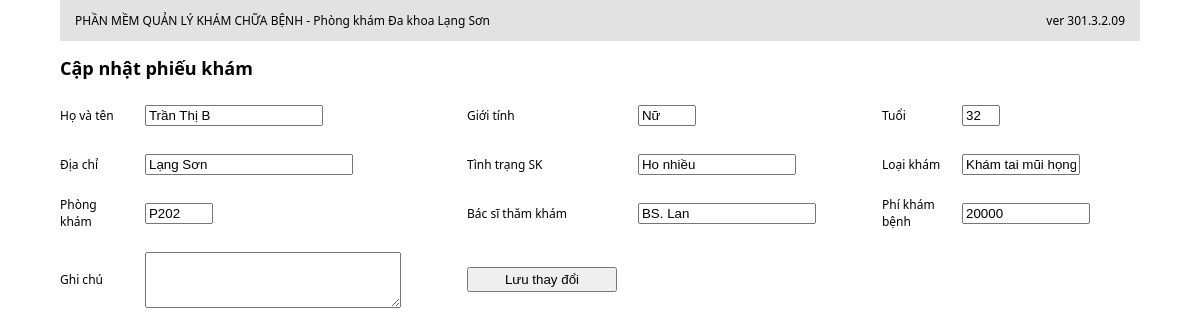
The page /mysqlx/update.php?mabn=2 on the database its author committed.
### tables this page shows
CREATE TABLE `dkykham` (
  `mabn` INT NOT NULL AUTO_INCREMENT,
  `ten` VARCHAR(100) NOT NULL,
  `gtinh` VARCHAR(100) NOT NULL,
  `tuoi` INT NOT NULL,
  `dchi` VARCHAR(100) NOT NULL,
  `skhoe` VARCHAR(100) NOT NULL,
  `lkham` VARCHAR(100) NOT NULL,
  `pkham` VARCHAR(100) NOT NULL,
  `bsi` VARCHAR(100) NOT NULL,
  `gchu` VARCHAR(100) NOT NULL,
  `tkham` DECIMAL(10,0) NOT NULL,
  PRIMARY KEY (`mabn`)
);

### mysqlx/update.php (the view, shortened to what this page needs)
<?php
include "connectest.php";
$mabn = ($_GET['mabn']);
$sql = mysqli_query($conn, "SELECT * FROM dkykham WHERE mabn = $mabn");
$row = mysqli_fetch_assoc($sql);
?>
<!DOCTYPE html>
<html lang="vi">
<head>
    <link rel="stylesheet" href="all.css">
    <link rel="stylesheet" href="form.css">
    <link rel="stylesheet" href="update.css">
</head>
<body>
    <div class="all">
        <div class="header">
            <p class="r">PHẦN MỀM QUẢN LÝ KHÁM CHỮA BỆNH - Phòng khám Đa khoa Lạng Sơn</p>
            <p class="l">ver 301.3.2.09</p>
        </div>
        <h2>Cập nhật phiếu khám</h2>
        <form method="POST">
            <label for="ten">Họ và tên</label>
            <input type="text" name="ten" value="<?= htmlspecialchars($row['ten']) ?>" required style="width: 170px; height: 15px">
            <label for="gtinh">Giới tính</label>
            <input type="text" name="gtinh" value="<?= htmlspecialchars($row['gtinh']) ?>" required style="width: 50px; height: 15px">
            <label for="tuoi">Tuổi</label>
            <input type="number" name="tuoi" value="<?= $row['tuoi'] ?>" required style="width: 30px; height: 15px">
            <label for="dchi">Địa chỉ</label>
            <input type="text" name="dchi" value="<?= htmlspecialchars($row['dchi']) ?>" required style="width: 200px; height: 15px">
            <label for="skhoe">Tình trạng SK</label>
            <input type="text" name="skhoe" value="<?= htmlspecialchars($row['skhoe']) ?>" required style="width: 150px; height: 15px">
            <label for="lkham">Loại khám</label>
            <input type="text" name="lkham" value="<?= htmlspecialchars($row['lkham']) ?>" required style="width: 110px; height: 15px">
            <label for="pkham">Phòng khám</label>
            <input type="text" name="pkham" value="<?= htmlspecialchars($row['pkham']) ?>" required style="width: 60px; height: 15px">
            <label for="bsi">Bác sĩ thăm khám</label>
            <input type="text" name="bsi" value="<?= htmlspecialchars($row['bsi']) ?>" required style="width: 170px; height: 15px">
            <label for="tkham">Phí khám bệnh</label>
            <input type="number" name="tkham" value="<?= $row['tkham'] ?>" placeholder="VND" required style="width: 120px; height: 15px">
            <label for="gchu" style="">Ghi chú</label>
            <textarea name="gchu" style="width: 250px; height: 50px"><?= htmlspecialchars($row['gchu']) ?></textarea>
            <button type="submit" name="btnCapNhat">Lưu thay đổi</button>
        </form>
    </div>
</body>
</html>

### mysqlx/all.css (style rules this page uses)
body { font-family: 'Segoe UI', Tahoma, sans-serif; margin: 0; font-size: 12px; }
.all { width: 90%; margin: auto; }
button { height: 25px; width: 150px; }
.header { display: flex; justify-content: space-between; background: #e2e2e2; padding: 0 15px; }

### mysqlx/form.css (style rules this page uses)
form { display: grid; grid-template-columns: auto 1fr auto 1fr auto 1fr; gap: 8px 16px; align-items: center; }
input, textarea { margin: 10px 50px 10px 5px; }

### rows shown on the page
dkykham: ten "Trần Thị B", gtinh "Nữ", tuoi "32", dchi "Lạng Sơn", skhoe "Ho nhiều", lkham "Khám tai mũi họng", pkham "P202", bsi "BS. Lan", tkham "20000"
